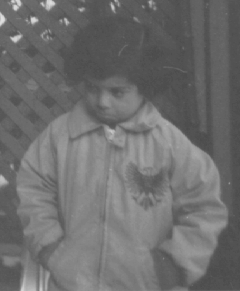
#> input picture aula_02/pout.tif, 240 x 291 px
$ python questao_01.py
#> lines starting #> are read from the running program, lines starting #| are printed output that depends on the picture
#> further down, img is the input picture: shape (291, 240); min 74, max 224, mean 110.3
import matplotlib.pyplot as plt
from skimage import io


def equalizacaoHistograma(img):
	rows, cols = img.shape
#> rows = 291; cols = 240
	L = 256
	n_k = [0] * L
	pr_rk = [0] * L
	t_rk = [0] * L
	s_k = [0] * L

	out_n_k = [0] * L
	out_pr_rk = [0] * L
	out_img = img.copy()

	MN = rows * cols
#> MN = 69840
	for i in range(rows):
		for j in range(cols):
			n_k[img[i, j]] += 1
			pr_rk[img[i, j]] += 1 / MN

	su = 0
	for i in range(L):
		su += pr_rk[i]
		t_rk[i] = su * (L - 1)
#> after the loop, su = 1; t_rk = 256 values from 0 to 255

	s_k = [round(i) for i in t_rk]
#> s_k = 256 values from 0 to 255

	for i in range(rows):
		for j in range(cols):
			out_img[i, j] = s_k[img[i, j]]
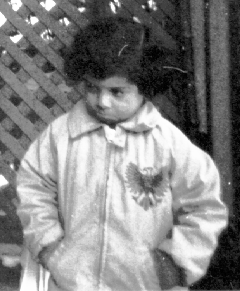
#> out_img: shape (291, 240); min 0, max 255, mean 130.4


	for i in range(rows):
		for j in range(cols):
			out_n_k[out_img[i, j]] += 1
			out_pr_rk[out_img[i, j]] += 1 / MN

	plt.figure('n_k')
	plt.bar(range(256), n_k)

	plt.figure('pr_rk')
	plt.bar(range(256), pr_rk)

	plt.figure('out_n_k')
	plt.bar(range(256), out_n_k)

	plt.figure('out_pr_rk')
	plt.bar(range(256), out_pr_rk)

	plt.figure('img')
	io.imshow(img)

	plt.figure('out_img')
	io.imshow(out_img)

	io.show()
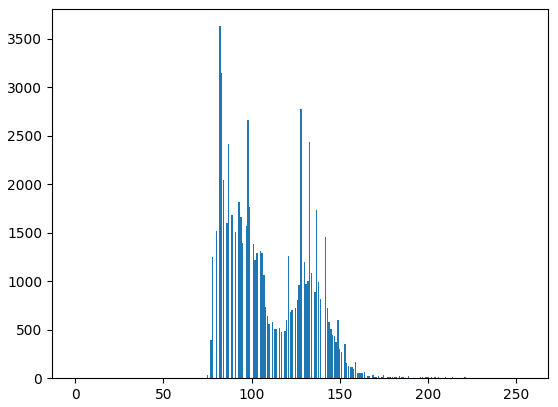
#> figure drawn by matplotlib, 1 panel; tallest bar 3628 high, from x = 81.6 to 82.4
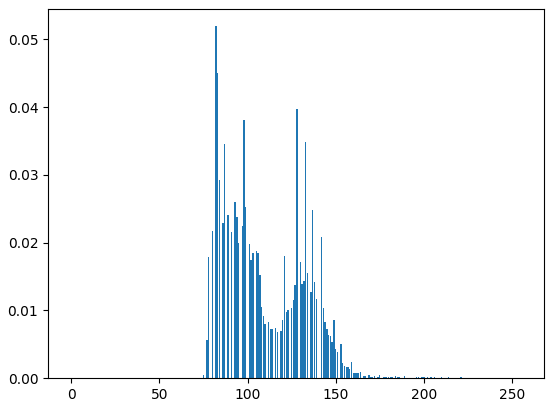
#> figure drawn by matplotlib, 1 panel; tallest bar 0.0519 high, from x = 81.6 to 82.4
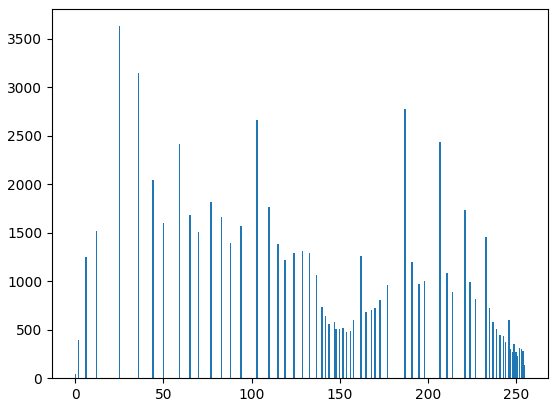
#> figure drawn by matplotlib, 1 panel; tallest bar 3628 high, from x = 24.6 to 25.4
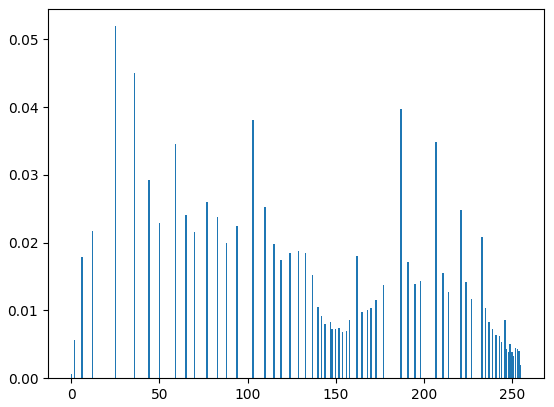
#> figure drawn by matplotlib, 1 panel; tallest bar 0.0519 high, from x = 24.6 to 25.4


filename = 'pout.tif'
img = io.imread(filename)

equalizacaoHistograma(img)
